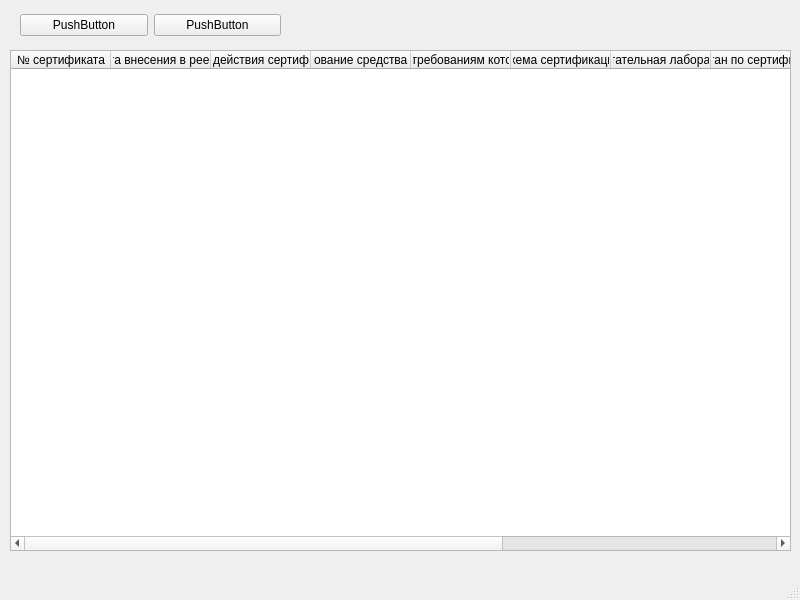
<?xml version="1.0" encoding="UTF-8"?>
<ui version="4.0">
 <class>MainWindow</class>
 <widget class="QMainWindow" name="MainWindow">
  <property name="geometry">
   <rect>
    <x>0</x>
    <y>0</y>
    <width>800</width>
    <height>600</height>
   </rect>
  </property>
  <property name="windowTitle">
   <string>MainWindow</string>
  </property>
  <widget class="QWidget" name="centralwidget">
   <widget class="QWidget" name="horizontalLayoutWidget">
    <property name="geometry">
     <rect>
      <x>20</x>
      <y>10</y>
      <width>261</width>
      <height>31</height>
     </rect>
    </property>
    <layout class="QHBoxLayout" name="horizontalLayout">
     <item>
      <widget class="QPushButton" name="pushButton_4">
       <property name="text">
        <string>PushButton</string>
       </property>
      </widget>
     </item>
     <item>
      <widget class="QPushButton" name="pushButton">
       <property name="text">
        <string>PushButton</string>
       </property>
      </widget>
     </item>
    </layout>
   </widget>
   <widget class="QTableWidget" name="tableWidget">
    <property name="geometry">
     <rect>
      <x>10</x>
      <y>50</y>
      <width>781</width>
      <height>501</height>
     </rect>
    </property>
    <column>
     <property name="text">
      <string>№ сертификата</string>
     </property>
    </column>
    <column>
     <property name="text">
      <string>Дата внесения в реестр</string>
     </property>
    </column>
    <column>
     <property name="text">
      <string>Срок действия сертификата</string>
     </property>
    </column>
    <column>
     <property name="text">
      <string>Наименование средства (шифр)</string>
     </property>
    </column>
    <column>
     <property name="text">
      <string>Наименования документов, требованиям которых соответствует средство</string>
     </property>
    </column>
    <column>
     <property name="text">
      <string>Схема сертификации</string>
     </property>
    </column>
    <column>
     <property name="text">
      <string>Испытательная лаборатория</string>
     </property>
    </column>
    <column>
     <property name="text">
      <string>Орган по сертификации</string>
     </property>
    </column>
    <column>
     <property name="text">
      <string>Заявитель</string>
     </property>
    </column>
    <column>
     <property name="text">
      <string>Реквизиты заявителя (индекс, адрес, телефон)</string>
     </property>
    </column>
    <column>
     <property name="text">
      <string>Информация об окончании срока технической поддержки, полученная от заявителя</string>
     </property>
    </column>
   </widget>
  </widget>
  <widget class="QMenuBar" name="menubar">
   <property name="geometry">
    <rect>
     <x>0</x>
     <y>0</y>
     <width>800</width>
     <height>22</height>
    </rect>
   </property>
  </widget>
  <widget class="QStatusBar" name="statusbar"/>
 </widget>
 <resources/>
 <connections>
  <connection>
   <sender>pushButton_4</sender>
   <signal>clicked()</signal>
   <receiver>tableWidget</receiver>
   <slot>resizeColumnsToContents()</slot>
   <hints>
    <hint type="sourcelabel">
     <x>110</x>
     <y>53</y>
    </hint>
    <hint type="destinationlabel">
     <x>121</x>
     <y>84</y>
    </hint>
   </hints>
  </connection>
  <connection>
   <sender>pushButton</sender>
   <signal>clicked()</signal>
   <receiver>tableWidget</receiver>
   <slot>resizeColumnsToContents()</slot>
   <hints>
    <hint type="sourcelabel">
     <x>187</x>
     <y>45</y>
    </hint>
    <hint type="destinationlabel">
     <x>208</x>
     <y>104</y>
    </hint>
   </hints>
  </connection>
 </connections>
</ui>
